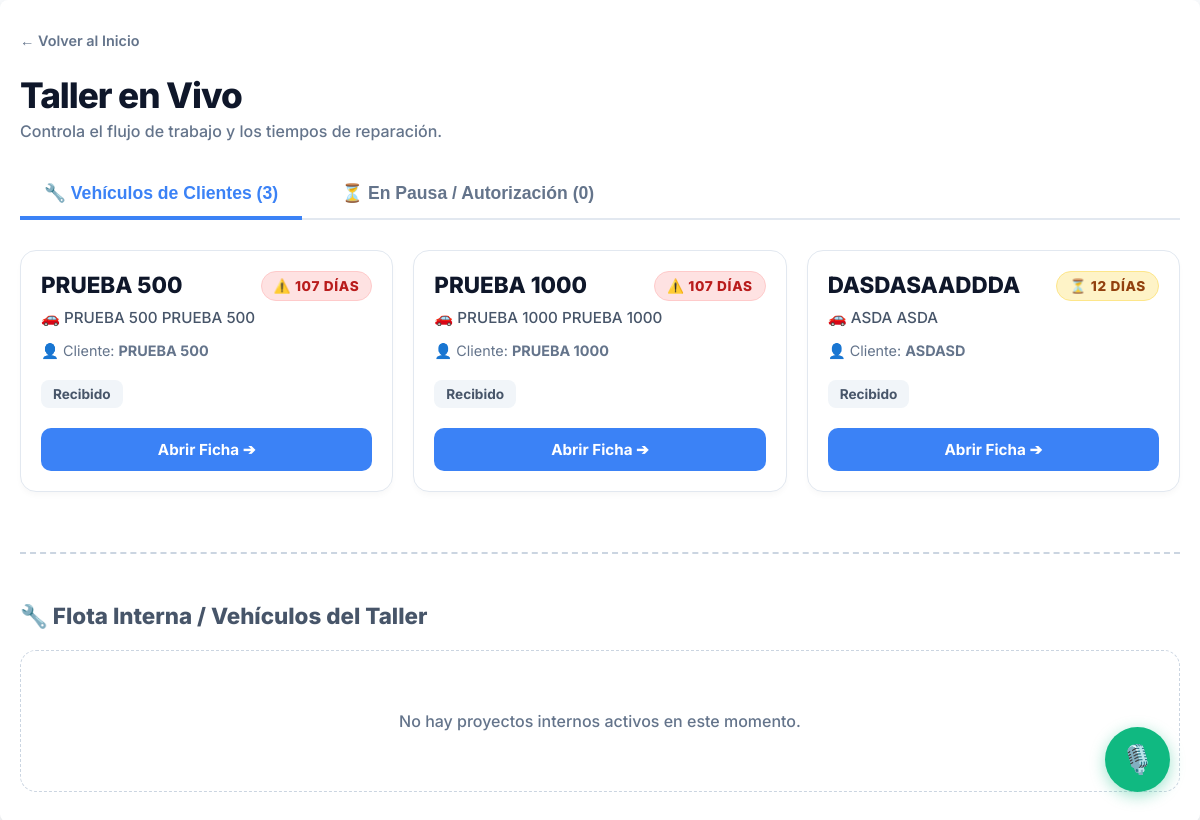
Before: /ordenes/ (signed in) with the older database file.
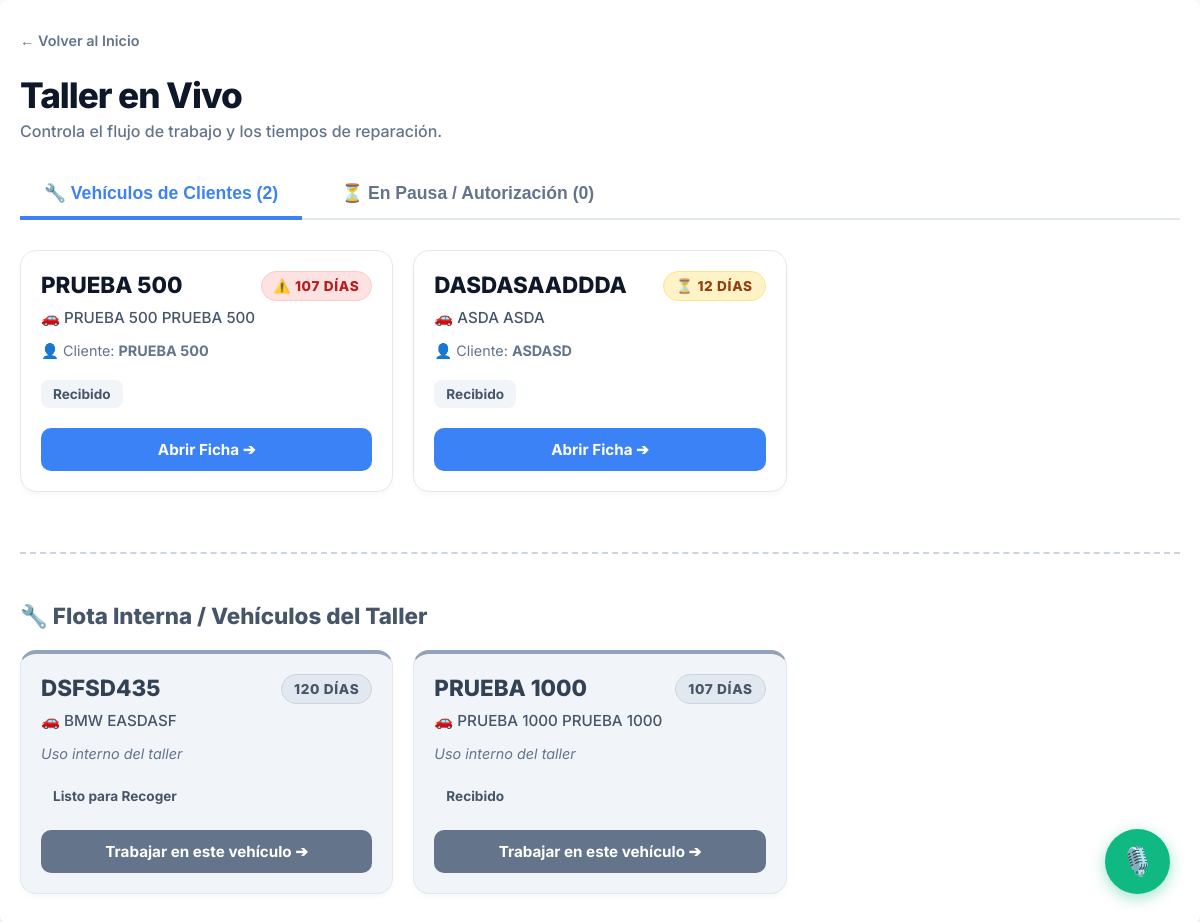
After: the same page with the newer database file.
### taller/models.py (models this page shows, shortened)
class OrdenDeReparacion(models.Model):
    ESTADO_CHOICES = [
        ('Recibido', 'Recibido'),
        ('En Diagnostico', 'En Diagnóstico'),
        ('Esperando Autorizacion', 'Esperando Autorización'),
        ('Esperando Piezas', 'Esperando Piezas'),
        ('En Reparacion', 'En Reparación'),
        ('En Pruebas', 'En Pruebas'),
        ('Listo para Recoger', 'Listo para Recoger'),
        ('Entregado', 'Entregado'),
    ]
    vehiculo = models.ForeignKey(Vehiculo, on_delete=models.CASCADE)
    cliente = models.ForeignKey(Cliente, on_delete=models.CASCADE)
    presupuesto_origen = models.ForeignKey('Presupuesto', null=True, blank=True, on_delete=models.SET_NULL)
    problema = models.TextField()
    estado = models.CharField(max_length=50, choices=ESTADO_CHOICES, default='Recibido')
    fecha_entrada = models.DateTimeField(default=timezone.now)
    trabajo_interno = models.BooleanField(default=False, verbose_name="Vehículo del Taller")
    @property
    def dias_en_taller(self):
        if self.fecha_entrada:
            return (timezone.now().date() - self.fecha_entrada.date()).days
        return 0

class Vehiculo(models.Model):
    matricula = models.CharField(max_length=20, unique=True)
    marca = models.CharField(max_length=50)
    modelo = models.CharField(max_length=50)
    kilometraje = models.IntegerField(default=0)
    cliente = models.ForeignKey(Cliente, on_delete=models.CASCADE)

class Cliente(models.Model):
    nombre = models.CharField(max_length=100)
    telefono = models.CharField(max_length=20, unique=True)
    TIPO_DOCUMENTO_CHOICES = [
        ('DNI', 'DNI'),
        ('NIE', 'NIE'),
        ('NIF', 'NIF (Empresas)'),
    ]
    tipo_documento = models.CharField(max_length=10, choices=TIPO_DOCUMENTO_CHOICES, default='DNI', null=True, blank=True)
    documento_fiscal = models.CharField(max_length=20, null=True, blank=True, help_text="Número de DNI, NIE o NIF")
    direccion_fiscal = models.CharField(max_length=255, null=True, blank=True, help_text="Calle, Número, Piso, Puerta")
    codigo_postal_fiscal = models.CharField(max_length=10, null=True, blank=True)
    ciudad_fiscal = models.CharField(max_length=100, null=True, blank=True)
    provincia_fiscal = models.CharField(max_length=100, null=True, blank=True)

### taller/views.py (the view, shortened to what this page needs)
# urls.py: path('ordenes/', views.lista_ordenes, name='lista_ordenes'),
@login_required
def lista_ordenes(request):
    ordenes_activas = OrdenDeReparacion.objects.exclude(estado='Entregado').select_related('vehiculo', 'cliente')
    ordenes_clientes = ordenes_activas.filter(trabajo_interno=False)
    flota_interna = ordenes_activas.filter(trabajo_interno=True).order_by('id')
    ordenes_taller = ordenes_clientes.filter(estado__in=['Recibido', 'En Diagnostico', 'Esperando Piezas', 'En Reparacion', 'En Pruebas']).order_by('id')
    ordenes_pausadas = ordenes_clientes.filter(estado='Esperando Autorizacion').order_by('id')
    ordenes_listas = ordenes_clientes.filter(estado='Listo para Recoger').order_by('id')
    return render(request, 'taller/lista_ordenes.html', {
        'ordenes_taller': ordenes_taller,
        'ordenes_pausadas': ordenes_pausadas,
        'ordenes_listas': ordenes_listas,
        'flota_interna': flota_interna # <-- Enviamos los internos aparte
    })

### taller/templates/taller/lista_ordenes.html (shortened to what the changed rows need)
<!DOCTYPE html>
{% load static %}
<html lang="es">
<head>
    <link rel="stylesheet" href="{% static 'taller/css/main.css' %}">
</head>
<body>
    <div class="container">
        <div style="margin-bottom: 10px;">
            <h1 class="header-title">Taller en Vivo</h1>
        </div>
        <div class="tabs-container">
            <button class="tab-btn active" onclick="openTab(event, 'tab-trabajo')">🔧 Vehículos de Clientes ({{ ordenes_taller.count }})</button>
            <button class="tab-btn" onclick="openTab(event, 'tab-pausa')">⏳ En Pausa / Autorización ({{ ordenes_pausadas.count }})</button>
        </div>
        <div id="tab-trabajo" class="tab-content active">
            <div class="grid-cards">
                {% for orden in ordenes_taller %}
                <div class="card-orden">
                    <div class="badge-dias {% if orden.dias_en_taller > 15 %}dias-rojo{% elif orden.dias_en_taller > 7 %}dias-naranja{% else %}dias-verde{% endif %}">
                        {% if orden.dias_en_taller > 15 %}⚠️{% elif orden.dias_en_taller > 7 %}⏳{% else %}✅{% endif %}
                        {{ orden.dias_en_taller }} DÍAS
                    </div>
                    <div>
                        <h3 class="matricula">{{ orden.vehiculo.matricula }}</h3>
                        <p class="vehiculo-info">🚗 {{ orden.vehiculo.marca }} {{ orden.vehiculo.modelo }}</p>
                        <p class="cliente-info">👤 Cliente: <strong>{{ orden.cliente.nombre }}</strong></p>
                        <div class="estado-badge
                            {% if orden.estado == 'Recibido' %}estado-recibido
                            {% elif orden.estado == 'En Diagnostico' %}estado-diagnostico
                            {% elif orden.estado == 'Esperando Piezas' %}estado-piezas
                            {% elif orden.estado == 'En Reparacion' %}estado-reparacion
                            {% elif orden.estado == 'En Pruebas' %}estado-pruebas{% endif %}">
                            {{ orden.get_estado_display }}
                        </div>
                    </div>
                    <div>
                        <a href="{% url 'detalle_orden' orden.id %}" class="btn-modern btn-primary">Abrir Ficha ➔</a>
                    </div>
                </div>
                {% empty %}
                    <div class="empty-state" style="grid-column: 1 / -1;">
                        <span style="font-size: 3em; display: block; margin-bottom: 10px;">🎉</span>
                        No hay vehículos de clientes pendientes de reparación. ¡El taller está al día!
                    </div>
                {% endfor %}
            </div>
        </div>
        <div style="margin-top: 60px; padding-top: 30px; border-top: 2px dashed #cbd5e1;">
            <h2 style="font-size: 1.4em; font-weight: 800; color: #475569; margin-bottom: 20px; display: flex; align-items: center; gap: 10px;">🔧 Flota Interna / Vehículos del Taller</h2>
            <div class="grid-cards">
                {% for orden in flota_interna %}
                <div class="card-orden" style="border-top: 4px solid #94a3b8; background: #f1f5f9;">
                    <div class="badge-dias" style="background: #e2e8f0; color: #475569; border: 1px solid #cbd5e1;">
                        {{ orden.dias_en_taller }} DÍAS
                    </div>
                    <div>
                        <h3 class="matricula" style="color: #334155;">{{ orden.vehiculo.matricula }}</h3>
                        <p class="vehiculo-info">🚗 {{ orden.vehiculo.marca }} {{ orden.vehiculo.modelo }}</p>
                        <p class="cliente-info" style="color: #64748b; font-style: italic;">Uso interno del taller</p>
                        <div class="estado-badge estado-recibido">
                            {{ orden.get_estado_display }}
                        </div>
                    </div>
                    <div>
                        <a href="{% url 'detalle_orden' orden.id %}" class="btn-modern" style="background: #64748b;">Trabajar en este vehículo ➔</a>
                    </div>
                </div>
                {% empty %}
                    <div class="empty-state" style="grid-column: 1 / -1; background: transparent;">
                        No hay proyectos internos activos en este momento.
                    </div>
                {% endfor %}
            </div>
        </div>
    </div>
</body>
</html>

Changed rows visible on the page:
now on this page (row edited): OrdenDeReparacion: dias_en_taller "120", vehiculo.matricula "DSFSD435", vehiculo.marca "BMW", vehiculo.modelo "EASDASF", estado "Listo para Recoger", shown under "🔧 Flota Interna / Vehículos del Taller"
changed OrdenDeReparacion "PRUEBA 1000": moves from the list under "Taller en Vivo" to the list under "🔧 Flota Interna / Vehículos del Taller"
Other visible differences:
{{ ordenes_taller.count }}: "3" → "2"
text no longer shown: "No hay proyectos internos activos en este momento."
